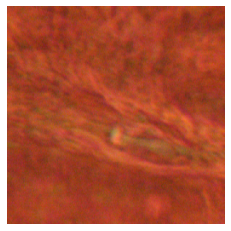
%> input picture E-1.png, 231 x 231 px; the run also reads 1 picture not shown here
$ octave Image_Quality_Metrics_Computation.m   (GNU Octave 9; MATLAB toolbox functions it lacks are replaced by stand-ins)
%> lines starting %> are read from the running program, lines starting %| are printed output that depends on the picture
%% Read the images
ref = imread('E-1.png');
%> ref is the input picture: size 231x231x3 uint8; mean R, G, B 176.2, 87.2, 61.2
A = imread('O-1.png');
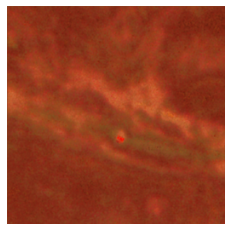
%> input picture O-1.png, 231 x 231 px
%> A is the input picture: size 231x231x3 uint8; mean R, G, B 157.6, 77.8, 52.6
B = imread('U-1.png');

%% Calculate PSNR/SNR
[peaksnr, snr] = psnr(A, ref);
%> peaksnr = 23.35; snr = 17.58
[peaksnr2, snr2] = psnr(B, ref);
%> peaksnr2 = 27.23; snr2 = 21.46
fprintf('\n The O-net PSNR value is %0.4f', peaksnr);
%|  The O-net PSNR value is 23.3513
fprintf('\n The O-net SNR value is %0.4f \n', snr);
%|  The O-net SNR value is 17.5802
fprintf('\n The U-net PSNR value is %0.4f', peaksnr2);
%|  The U-net PSNR value is 27.2286
fprintf('\n The U-net SNR value is %0.4f \n', snr2);
%|  The U-net SNR value is 21.4575

%% Calculate IMSE (https://www.mathworks.com/help/images/ref/immse.html)
err = immse(A, ref);
%> err = 300.6
err2 = immse(B, ref);
%> err2 = 123.1
fprintf('\n The O-Net mean-squared error (IMSE) is %0.4f\n', err);
%|  The O-Net mean-squared error (IMSE) is 300.5750
fprintf('\n The U-Net mean-squared error (IMSE) is %0.4f\n', err2);
%|  The U-Net mean-squared error (IMSE) is 123.0902

%% Calculate SSIM (https://www.mathworks.com/help/images/ref/ssim.html)
[ssimval,ssimmap] = ssim(A,ref);
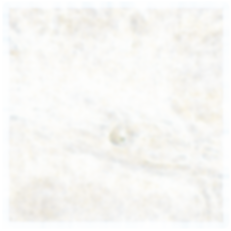
%> ssimmap: size 231x231x3 double; mean R, G, B 0.972, 0.971, 0.962
%> ssimval = 0.968
[ssimval2,ssimmap2] = ssim(B,ref);
%> ssimval2 = 0.984
ssimscore = squeeze(ssimval);
%> ssimscore = 0.968
ssimscore2 = squeeze(ssimval2);
%> ssimscore2 = 0.984
fprintf('\n The O-Net SSIM is %0.4f\n', ssimscore);
%|  The O-Net SSIM is 0.9684
fprintf('\n The U-Net SSIM is %0.4f\n', ssimscore2);
%|  The U-Net SSIM is 0.9842

%% Calculate MS-SSIM (https://www.mathworks.com/help/images/ref/multissim.html)
%> (the run ends here)
